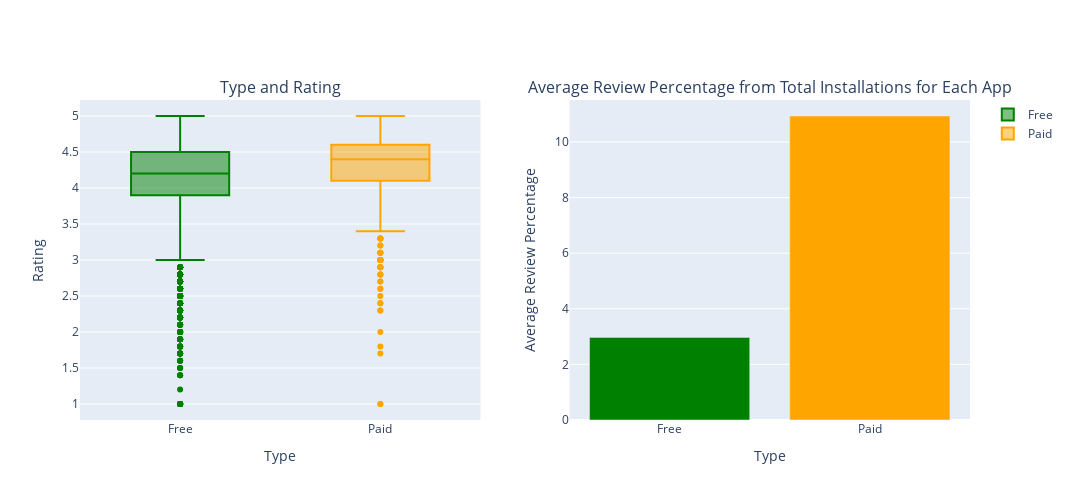

The notebook cell this image was saved under:
### Markdown cell above
ההבדל אמנם קטן, אך ניתן לראות כי בממוצע דירגו באופן גבוה אפליקציות בתשלום.

### Code cell
filtered_apps = apps[apps['Installs'].apply(lambda x: isinstance(x, (int, float))) & apps['Reviews'].apply(lambda x: isinstance(x, (int, float)))]
filtered_apps = filtered_apps[filtered_apps['Reviews'] <= 115000]
review_percentage = (filtered_apps['Reviews'] / filtered_apps['Installs']) * 100
filtered_apps = filtered_apps[review_percentage.apply(lambda x: isinstance(x, (int, float)))]

average_review_percentage = filtered_apps.groupby('Type').apply(lambda x: (x['Reviews'] / x['Installs']).mean() * 100)

fig = make_subplots(rows=1, cols=2, subplot_titles=('Type and Rating', 'Average Review Percentage from Total Installations for Each App'))

fig.add_trace(go.Box(y=filtered_apps['Rating'][filtered_apps['Type'] == 'Free'], name='Free', marker_color='green'), row=1, col=1)
fig.add_trace(go.Box(y=filtered_apps['Rating'][filtered_apps['Type'] == 'Paid'], name='Paid', marker_color='orange'), row=1, col=1)
fig.add_trace(go.Bar(x=average_review_percentage.index, y=average_review_percentage.values, marker_color=['green', 'orange'], showlegend=False), row=1, col=2)

fig.update_layout(height=500, width=1070, showlegend=True)
fig.update_xaxes(title_text='Type', row=1, col=1)
fig.update_yaxes(title_text='Rating', row=1, col=1)
fig.update_xaxes(title_text='Type', row=1, col=2)
fig.update_yaxes(title_text='Average Review Percentage', row=1, col=2)
fig.update_layout(legend=dict(orientation="v", yanchor="top", y=1, xanchor="left", x=1.02))

fig.show()

### Figure 1 — Plotly figure (JSON) as saved in the notebook; plotly's stock layout.template omitted (floating-point values rounded to 4 significant figures; data arrays with more than 128 entries replaced by an {"elided": "..."} marker saying what was removed)
{"data": [{"marker": {"color": "green"}, "name": "Free", "type": "box", "xaxis": "x", "y": {"elided": "7712 float values"}, "yaxis": "y"}, {"marker": {"color": "orange"}, "name": "Paid", "type": "box", "xaxis": "x", "y": {"elided": "753 float values"}, "yaxis": "y"}, {"marker": {"color": ["green", "orange"]}, "showlegend": false, "type": "bar", "x": ["Free", "Paid"], "xaxis": "x2", "y": [2.971, 10.93], "yaxis": "y2"}], "layout": {"annotations": [{"font": {"size": 16}, "showarrow": false, "text": "Type and Rating", "x": 0.225, "xanchor": "center", "xref": "paper", "y": 1, "yanchor": "bottom", "yref": "paper"}, {"font": {"size": 16}, "showarrow": false, "text": "Average Review Percentage from Total Installations for Each App", "x": 0.775, "xanchor": "center", "xref": "paper", "y": 1, "yanchor": "bottom", "yref": "paper"}], "height": 500, "legend": {"orientation": "v", "x": 1.02, "xanchor": "left", "y": 1, "yanchor": "top"}, "showlegend": true, "width": 1070, "xaxis": {"anchor": "y", "autorange": true, "domain": [0, 0.45], "range": [-0.5, 1.5], "title": {"text": "Type"}, "type": "category"}, "xaxis2": {"anchor": "y2", "autorange": true, "domain": [0.55, 1], "range": [-0.5, 1.5], "title": {"text": "Type"}, "type": "category"}, "yaxis": {"anchor": "x", "autorange": true, "domain": [0, 1], "range": [0.7778, 5.222], "title": {"text": "Rating"}, "type": "linear"}, "yaxis2": {"anchor": "x2", "autorange": true, "domain": [0, 1], "range": [0, 11.51], "title": {"text": "Average Review Percentage"}, "type": "linear"}}}
